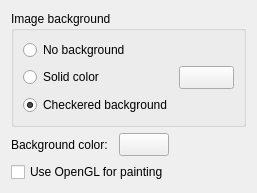
<?xml version="1.0" encoding="UTF-8"?>
<ui version="4.0">
 <class>QImageViewPreferencesWidget</class>
 <widget class="QWidget" name="QImageViewPreferencesWidget">
  <property name="geometry">
   <rect>
    <x>0</x>
    <y>0</y>
    <width>283</width>
    <height>199</height>
   </rect>
  </property>
  <property name="windowTitle">
   <string>Preferences</string>
  </property>
  <layout class="QGridLayout" name="gridLayout">
   <property name="sizeConstraint">
    <enum>QLayout::SetFixedSize</enum>
   </property>
   <item row="1" column="2">
    <spacer name="horizontalSpacer_2">
     <property name="orientation">
      <enum>Qt::Horizontal</enum>
     </property>
     <property name="sizeHint" stdset="0">
      <size>
       <width>40</width>
       <height>20</height>
      </size>
     </property>
    </spacer>
   </item>
   <item row="1" column="0">
    <widget class="QLabel" name="label">
     <property name="text">
      <string>Background color:</string>
     </property>
    </widget>
   </item>
   <item row="0" column="0" colspan="3">
    <widget class="QGroupBox" name="groupBox">
     <property name="title">
      <string>Image background</string>
     </property>
     <layout class="QGridLayout" name="gridLayout_2">
      <item row="1" column="0">
       <widget class="QRadioButton" name="solidColorRadioButton">
        <property name="text">
         <string>Solid color</string>
        </property>
       </widget>
      </item>
      <item row="2" column="0">
       <widget class="QRadioButton" name="checkedredBackgroundButton">
        <property name="text">
         <string>Checkered background</string>
        </property>
        <property name="checked">
         <bool>true</bool>
        </property>
       </widget>
      </item>
      <item row="1" column="1">
       <widget class="QColorButton" name="solidColorButton">
        <property name="sizePolicy">
         <sizepolicy hsizetype="Minimum" vsizetype="Fixed">
          <horstretch>0</horstretch>
          <verstretch>0</verstretch>
         </sizepolicy>
        </property>
        <property name="minimumSize">
         <size>
          <width>50</width>
          <height>0</height>
         </size>
        </property>
        <property name="text">
         <string/>
        </property>
       </widget>
      </item>
      <item row="0" column="0" colspan="2">
       <widget class="QRadioButton" name="noBackgroundButton">
        <property name="text">
         <string>No background</string>
        </property>
       </widget>
      </item>
     </layout>
    </widget>
   </item>
   <item row="1" column="1">
    <widget class="QColorButton" name="backgroundButton">
     <property name="minimumSize">
      <size>
       <width>50</width>
       <height>0</height>
      </size>
     </property>
     <property name="text">
      <string/>
     </property>
    </widget>
   </item>
   <item row="2" column="0" colspan="2">
    <widget class="QCheckBox" name="useOpenGL">
     <property name="text">
      <string>Use OpenGL for painting</string>
     </property>
    </widget>
   </item>
  </layout>
 </widget>
 <customwidgets>
  <customwidget>
   <class>QColorButton</class>
   <extends>QToolButton</extends>
   <header location="global">widgets/qcolorbutton.h</header>
  </customwidget>
 </customwidgets>
 <resources/>
 <connections/>
</ui>
